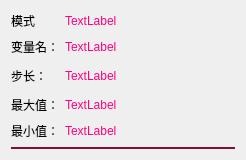
<?xml version="1.0" encoding="UTF-8"?>
<ui version="4.0">
 <class>VariateIteamWidget_UI</class>
 <widget class="QWidget" name="VariateIteamWidget_UI">
  <property name="geometry">
   <rect>
    <x>0</x>
    <y>0</y>
    <width>246</width>
    <height>160</height>
   </rect>
  </property>
  <property name="windowTitle">
   <string>Form</string>
  </property>
  <property name="styleSheet">
   <string notr="true"/>
  </property>
  <layout class="QGridLayout" name="gridLayout">
   <item row="0" column="0">
    <layout class="QHBoxLayout" name="horizontalLayout_3">
     <item>
      <widget class="QLabel" name="label_8">
       <property name="sizePolicy">
        <sizepolicy hsizetype="Fixed" vsizetype="Preferred">
         <horstretch>0</horstretch>
         <verstretch>0</verstretch>
        </sizepolicy>
       </property>
       <property name="minimumSize">
        <size>
         <width>48</width>
         <height>20</height>
        </size>
       </property>
       <property name="text">
        <string>模式</string>
       </property>
      </widget>
     </item>
     <item>
      <widget class="QLabel" name="labelMode">
       <property name="minimumSize">
        <size>
         <width>0</width>
         <height>20</height>
        </size>
       </property>
       <property name="maximumSize">
        <size>
         <width>16777215</width>
         <height>20</height>
        </size>
       </property>
       <property name="styleSheet">
        <string notr="true">color: rgb(255, 0, 127);</string>
       </property>
       <property name="text">
        <string>TextLabel</string>
       </property>
      </widget>
     </item>
    </layout>
   </item>
   <item row="2" column="0">
    <layout class="QHBoxLayout" name="horizontalLayout_2">
     <item>
      <widget class="QLabel" name="label_3">
       <property name="sizePolicy">
        <sizepolicy hsizetype="Fixed" vsizetype="Preferred">
         <horstretch>0</horstretch>
         <verstretch>0</verstretch>
        </sizepolicy>
       </property>
       <property name="minimumSize">
        <size>
         <width>48</width>
         <height>20</height>
        </size>
       </property>
       <property name="text">
        <string>步长：</string>
       </property>
      </widget>
     </item>
     <item>
      <widget class="QLabel" name="labelCount">
       <property name="minimumSize">
        <size>
         <width>0</width>
         <height>20</height>
        </size>
       </property>
       <property name="styleSheet">
        <string notr="true">color: rgb(255, 0, 127);</string>
       </property>
       <property name="text">
        <string>TextLabel</string>
       </property>
      </widget>
     </item>
    </layout>
   </item>
   <item row="4" column="0">
    <layout class="QHBoxLayout" name="horizontalLayout_4">
     <item>
      <widget class="QLabel" name="label_7">
       <property name="sizePolicy">
        <sizepolicy hsizetype="Fixed" vsizetype="Preferred">
         <horstretch>0</horstretch>
         <verstretch>0</verstretch>
        </sizepolicy>
       </property>
       <property name="minimumSize">
        <size>
         <width>48</width>
         <height>20</height>
        </size>
       </property>
       <property name="maximumSize">
        <size>
         <width>48</width>
         <height>20</height>
        </size>
       </property>
       <property name="text">
        <string>最小值：</string>
       </property>
      </widget>
     </item>
     <item>
      <widget class="QLabel" name="labelMini">
       <property name="minimumSize">
        <size>
         <width>0</width>
         <height>20</height>
        </size>
       </property>
       <property name="maximumSize">
        <size>
         <width>16777215</width>
         <height>20</height>
        </size>
       </property>
       <property name="styleSheet">
        <string notr="true">color: rgb(255, 0, 127);</string>
       </property>
       <property name="text">
        <string>TextLabel</string>
       </property>
      </widget>
     </item>
    </layout>
   </item>
   <item row="1" column="0">
    <layout class="QHBoxLayout" name="horizontalLayout">
     <item>
      <widget class="QLabel" name="label">
       <property name="sizePolicy">
        <sizepolicy hsizetype="Fixed" vsizetype="Preferred">
         <horstretch>0</horstretch>
         <verstretch>0</verstretch>
        </sizepolicy>
       </property>
       <property name="minimumSize">
        <size>
         <width>48</width>
         <height>20</height>
        </size>
       </property>
       <property name="maximumSize">
        <size>
         <width>48</width>
         <height>20</height>
        </size>
       </property>
       <property name="text">
        <string>变量名：</string>
       </property>
      </widget>
     </item>
     <item>
      <widget class="QLabel" name="labelName">
       <property name="minimumSize">
        <size>
         <width>0</width>
         <height>20</height>
        </size>
       </property>
       <property name="maximumSize">
        <size>
         <width>16777215</width>
         <height>20</height>
        </size>
       </property>
       <property name="styleSheet">
        <string notr="true">color: rgb(255, 0, 127);</string>
       </property>
       <property name="text">
        <string>TextLabel</string>
       </property>
      </widget>
     </item>
    </layout>
   </item>
   <item row="5" column="0">
    <widget class="QLabel" name="label_2">
     <property name="minimumSize">
      <size>
       <width>2</width>
       <height>0</height>
      </size>
     </property>
     <property name="maximumSize">
      <size>
       <width>1666666</width>
       <height>2</height>
      </size>
     </property>
     <property name="styleSheet">
      <string notr="true">background-color: rgb(127, 17, 61);</string>
     </property>
     <property name="text">
      <string/>
     </property>
    </widget>
   </item>
   <item row="3" column="0">
    <layout class="QHBoxLayout" name="horizontalLayout_5">
     <item>
      <widget class="QLabel" name="label_5">
       <property name="sizePolicy">
        <sizepolicy hsizetype="Fixed" vsizetype="Preferred">
         <horstretch>0</horstretch>
         <verstretch>0</verstretch>
        </sizepolicy>
       </property>
       <property name="minimumSize">
        <size>
         <width>48</width>
         <height>20</height>
        </size>
       </property>
       <property name="maximumSize">
        <size>
         <width>48</width>
         <height>20</height>
        </size>
       </property>
       <property name="text">
        <string>最大值：</string>
       </property>
      </widget>
     </item>
     <item>
      <widget class="QLabel" name="labelMax">
       <property name="minimumSize">
        <size>
         <width>0</width>
         <height>20</height>
        </size>
       </property>
       <property name="maximumSize">
        <size>
         <width>16777215</width>
         <height>20</height>
        </size>
       </property>
       <property name="styleSheet">
        <string notr="true">color: rgb(255, 0, 127);</string>
       </property>
       <property name="text">
        <string>TextLabel</string>
       </property>
      </widget>
     </item>
    </layout>
   </item>
  </layout>
 </widget>
 <resources/>
 <connections/>
</ui>
